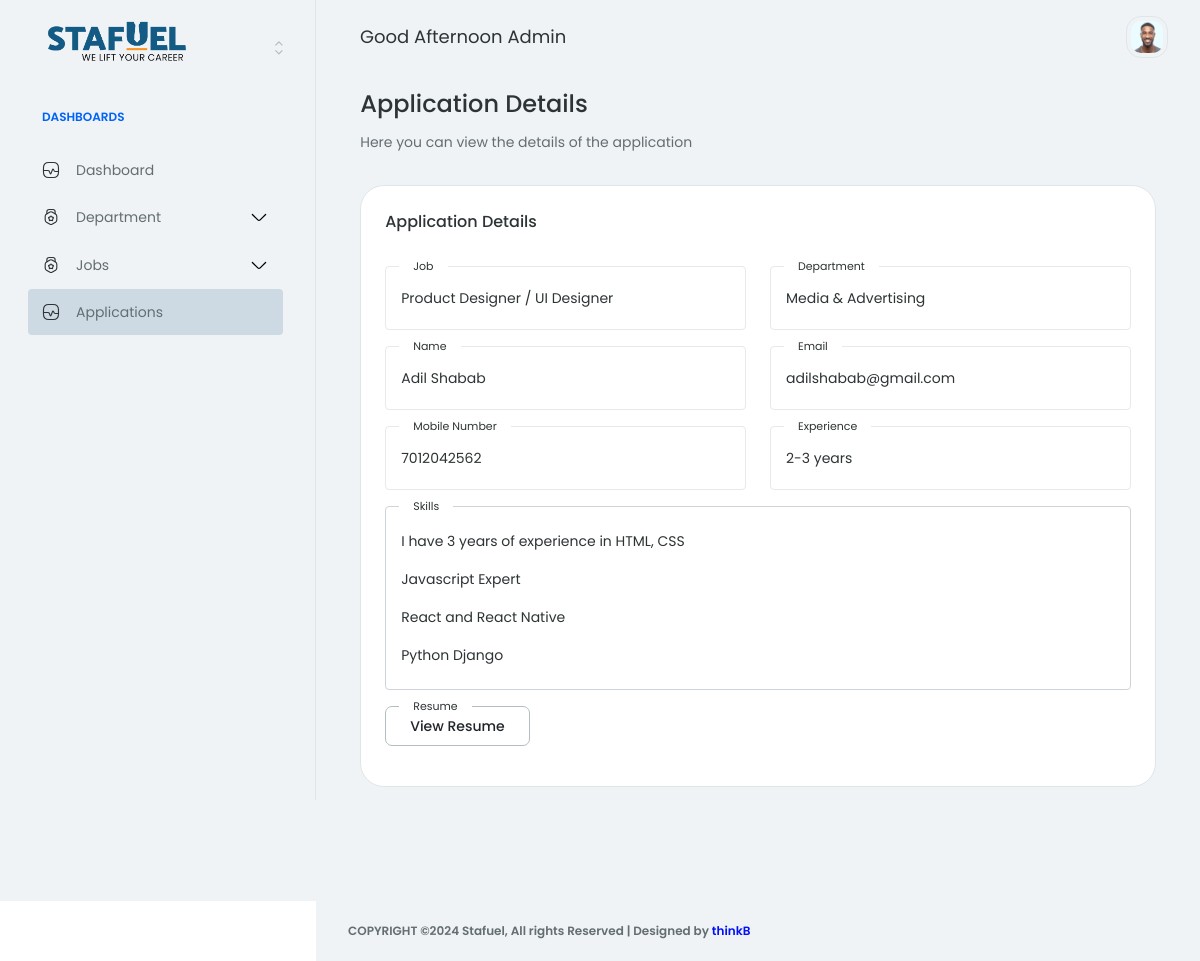
Screenshot of /account/applications/adil-shabab with the database file from the repository.
### core/models.py (models this page shows, shortened)
class Application(models.Model):
    EXPERIENCE_CHOICES = [
        ('0-1', '0-1 years'),
        ('1-2', '1-2 years'),
        ('2-3', '2-3 years'),
        ('3-4', '3-4 years'),
        ('4-5', '4-5 years'),
        ('5+', '5+ years'),
    ]
    job = models.ForeignKey(Job, on_delete=models.CASCADE)
    created_at = models.DateTimeField(auto_now_add=True)
    name = models.CharField(max_length=255)
    email = models.EmailField()
    mobile_number = models.CharField(max_length=15)
    experience = models.CharField(max_length=3, choices=EXPERIENCE_CHOICES)
    skills = RichTextField()
    resume = models.FileField(upload_to='resumes/', validators=[validate_pdf])
    slug = models.SlugField(unique=True, blank=True)
    department = models.ForeignKey(Department, on_delete=models.CASCADE)

class Job(models.Model):
    JOB_TYPE_CHOICES = [
        ('Full Time', 'Full Time'),
        ('Part Time', 'Part Time'),
        ('Internship', 'Internship'),
        ('Freelance', 'Freelance'),
    ]
    EXPERIENCE_CHOICES = [
        ('0-1', '0-1 years'),
        ('1-2', '1-2 years'),
        ('2-3', '2-3 years'),
        ('3-4', '3-4 years'),
        ('4-5', '4-5 years'),
        ('5+', '5+ years'),
    ]
    STATUS_CHOICES = [
        ('active', 'Active'),
        ('inactive', 'Inactive'),
    ]
    title = models.CharField(max_length=255)
    department = models.ForeignKey(Department, on_delete=models.CASCADE)
    location = models.CharField(max_length=255)
    created_at = models.DateTimeField(auto_now_add=True)
    updated_at = models.DateTimeField(auto_now=True)
    salary = models.CharField(max_length=255)
    job_type = models.CharField(max_length=15, choices=JOB_TYPE_CHOICES, default='full time')
    experience = models.CharField(max_length=3, choices=EXPERIENCE_CHOICES)
    job_description = models.TextField()
    skills_required = RichTextField()
    slug = models.SlugField(unique=True, blank=True)
    status = models.CharField(max_length=15, choices=STATUS_CHOICES, default='active')

class Department(models.Model):
    STATUS_CHOICES = [
        ('active', 'Active'),
        ('inactive', 'Inactive'),
    ]
    name = models.CharField(max_length=100)
    icon = models.CharField(max_length=60)
    created_at = models.DateTimeField(auto_now_add=True)
    openings = models.IntegerField()
    slug = models.SlugField(unique=True, blank=True)
    status = models.CharField(max_length=8, choices=STATUS_CHOICES, default='active')

### core/views.py (the view)
# urls.py: path('account/applications/<slug:slug>', view_application, name='view_application'),
def view_application(request, slug):
    application = Application.objects.get(slug=slug)
    return render(request, 'backend/application-view.html', {'application': application})

### templates/backend/application-view.html (shortened to what this page needs)
{% extends 'backend/base.html' %}
{% load static %}
{% block content %}
<div class="row mb-32 gy-32">
    <div class="col-12">
        <div class="row align-items-center justify-content-between g-24">
            <div class="col-12 col-md-6">
                <h3>Application Details</h3>
                <p class="hp-p1-body mb-0">Here you can view the details of the application</p>
            </div>
        </div>
    </div>
    <div class="col-12">
        <div class="row g-32">
            <div class="col-12 col-lg-12">
                <div class="row g-32">
                    <div class="col-12">
                        <div class="card hp-project-ecommerce-table-card">
                            <div class="card-body">
                                <div class="row">
                                    <div class="col-12">
                                        <div class="d-flex align-items-center justify-content-between mb-32">
                                            <h5 class="mb-0">Application Details</h5>
                                        </div>
                                        <form method="post" action="#" enctype="multipart/form-data">
                                            <div class="row">
                                                <div class="col-md-6 input_div">
                                                    <label for="id_job">Job</label>
                                                    <input type="text" value="{{ application.job.title }}" readonly class="form-control">
                                                </div>
                                                <div class="col-md-6 input_div">
                                                    <label for="id_department">Department</label>
                                                    <input type="text" value="{{ application.department.name }}" readonly class="form-control">
                                                </div>
                                                <div class="col-md-6 input_div">
                                                    <label for="id_name">Name</label>
                                                    <input type="text" value="{{ application.name }}" readonly class="form-control">
                                                </div>
                                                <div class="col-md-6 input_div">
                                                    <label for="id_email">Email</label>
                                                    <input type="email" value="{{ application.email }}" readonly class="form-control">
                                                </div>
                                                <div class="col-md-6 input_div">
                                                    <label for="id_mobile_number">Mobile Number</label>
                                                    <input type="text" value="{{ application.mobile_number }}" readonly class="form-control">
                                                </div>
                                                <div class="col-md-6 input_div">
                                                    <label for="id_experience">Experience</label>
                                                    <input type="text" value="{{ application.get_experience_display }}" readonly class="form-control">
                                                </div>
                                                <div class="col-md-12 input_div">
                                                    <label for="id_skills">Skills</label>
                                                    <div id="id_skills" class="form-control" >{{ application.skills|safe }}</div>
                                                </div>
                                                <div class="col-md-12 input_div d-flex justify-content-start align-items-center">
                                                    <label for="id_resume">Resume</label>
                                                    <a href="{{ application.resume.url }}" target="_blank" class="btn btn_resume">View Resume</a>
                                                </div>
                                            </div>
                                        </form>
                                    </div>
                                </div>
                            </div>
                        </div>
                    </div>
                </div>
            </div>
        </div>
    </div>
</div>
{% endblock %}

### static/app-assets/css/base/typography.css (style rules this page uses)
h1, h2, h3, h4, h5, h6, .h1, .h2, .h3, .h4, .h5, .h6 { color: #2d3436; font-weight: 500; }
h3 { font-size: 24px; line-height: 28px; }
h5 { font-size: 16px; line-height: 24px; }
.hp-p1-body { font-size: 14px; line-height: 21px; color: #636e72; font-weight: 400; }

### static/app-assets/css/base/base.css (style rules this page uses)
body { color: #2d3436; font-size: 14px; font-family: "Poppins", sans-serif; line-height: 1.5715; overflow-x: hidden; }
a { -webkit-transition: 0.3s; transition: 0.3s; }
li { list-style: none; }
ul { margin-bottom: 0; padding-left: 0; }

### static/app-assets/css/components.css (style rules this page uses)
.btn { display: -webkit-inline-box; display: -ms-inline-flexbox; display: inline-flex; -webkit-box-align: center; -ms-flex-align: center; align-items: center; -webkit-box-pack: center; -ms-flex-pack: center; justify-content: center; white-space: initial; height: auto; min-height: 40px; -webkit-box-shadow: none; box-shadow: none; background: #ffffff; font-weight: 500; border-color: #b2bec3; }

### static/assets/css/style.css (style rules this page uses)
:root { --ri5-color-primary-hsl: 242, 69%, 52%; --ri5-color-bg-hsl: 0, 0%, 100%; --ri5-color-contrast-high-hsl: 230, 7%, 23%; --ri5-color-contrast-higher-hsl: 230, 13%, 9%; --ri5-color-bg-darker-hsl: 240, 4%, 90%; --ri5-color-white-hsl: 0, 0%, 100%; --ri5-text-sm: 0.833rem; --radio-switch-width: 186px; --radio-switch-height: 46px; --radio-switch-padding: 1px; --radio-switch-radius: 100vw; --radio-switch-animation-duration: 0.3s; }
.input_div { display: flex; justify-content: center; margin-bottom: 20px; align-items: center; position: relative; }
.input_div input { width: 100%; border: 0.4px solid rgb(233, 233, 233); transition: 0.8s; outline: none; padding: 12px 15px; }
.input_div label { position: absolute; font-size: 11px; top: -8px; width: fit-content; background: white; padding: 0px 14px; left: 26px; }
.form-control:disabled, .form-control[readonly] { background-color: white !important; }

### templates/backend/application-view.html (style rules this page uses)
.input_div { margin-bottom: 1rem; }
.form-control { border: 1px solid #ced4da; border-radius: .25rem; padding: 15px; word-wrap: break-word; }

### rows the page displays
Application: job "Product Designer / UI Designer", department.name "Media & Advertising", name "Adil Shabab", email "adilshabab@gmail.com", mobile_number "7012042562", experience "2-3 years", skills "I have 3 years of experience in HTML, CSS Javascript Expert React and React Native Python Django"
